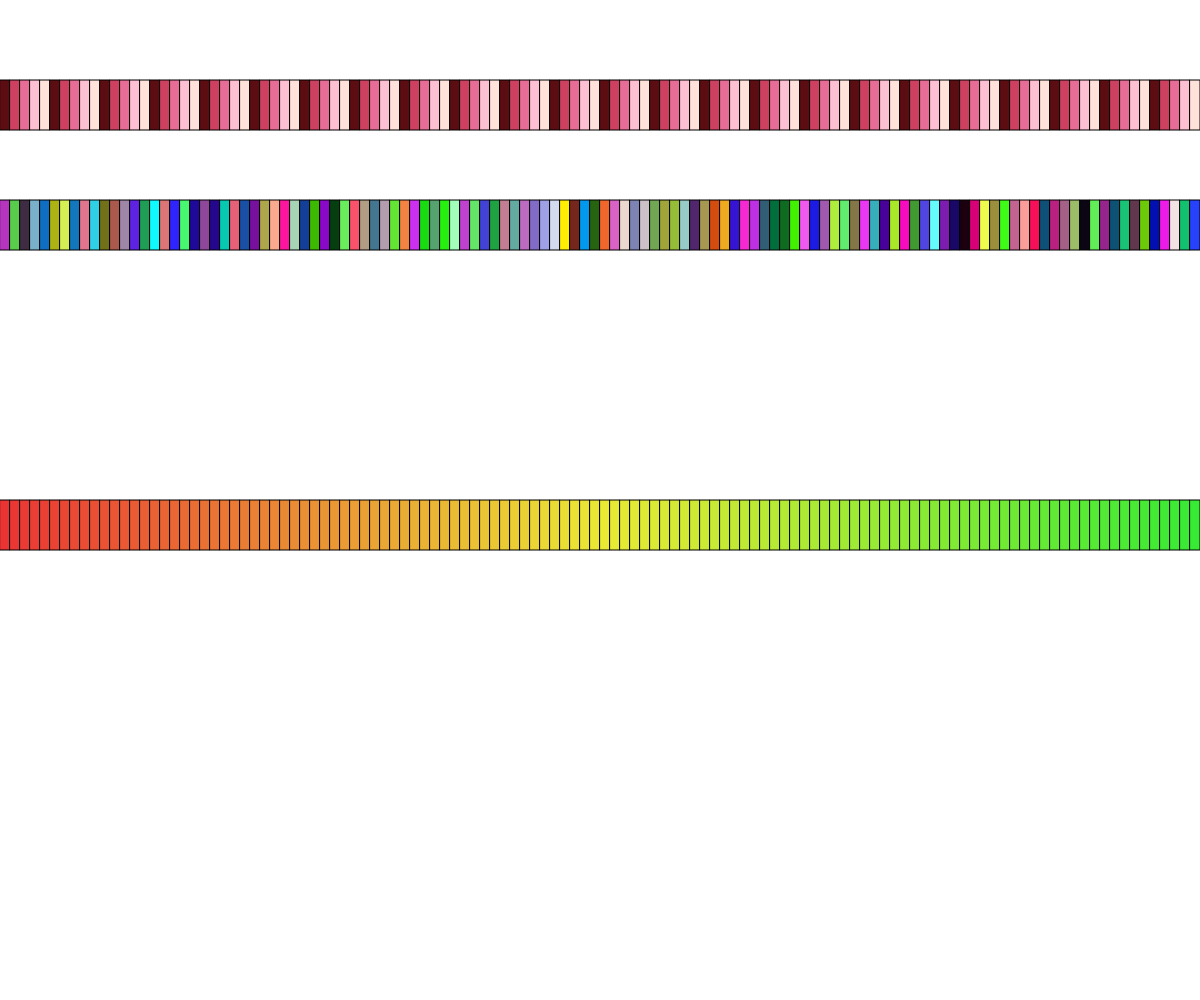
Frame 1 (no input)
Frame 60 (no input): identical to frame 1, image omitted
Frame 120 (the mouse pressed at the canvas centre since frame 60): identical to frame 1, image omitted

The p5.js sketch that drew this single still picture (run headless with seeded random() and noise() and a simulated clock; from frame 60 on, the mouse is pressed at the canvas centre):

// p5.js sketch
// ── sketch.js
// Project Title
// Your Name
// Date
//
// Extra for Experts:
// - describe what you did to take this project "above and beyond"
let rectWidth = 10;
let rectHeight = 50;
let colours = ["#5B0D12", "#CD4060", "#E86D96", "#FDBFD2", "#FFE3DA"];
let counter = 0;

function setup() {
  createCanvas(windowWidth, windowHeight);
  drawRowRGB(windowHeight * 0.2);
  drawRowHSB(height/ 2);
  drawRowCustom(height *0.08 );
}

function drawRowRGB(yPos) {
  colorMode(RGB);
  for(let x = 0; x < windowWidth; x+= rectWidth){
    fill(random(255), random(255), random(255));
    rect(x, yPos, rectWidth, rectHeight);
  }
}

function drawRowHSB(yPos) {
  colorMode(HSB, 360);
  for (let x = 0; x < windowWidth; x += rectWidth){
    fill(x/10 % 360, 280, 330);
    rect(x, yPos, rectWidth, rectHeight);
  }
}

function drawRowCustom(yPos) {
  colorMode(RGB);
  for (let x = 0; x < windowWidth; x += rectWidth){
    fill(colours[counter% 5]);
    rect(x, yPos, rectWidth, rectHeight);
    counter++;
  }
}

function draw() {
 
}
